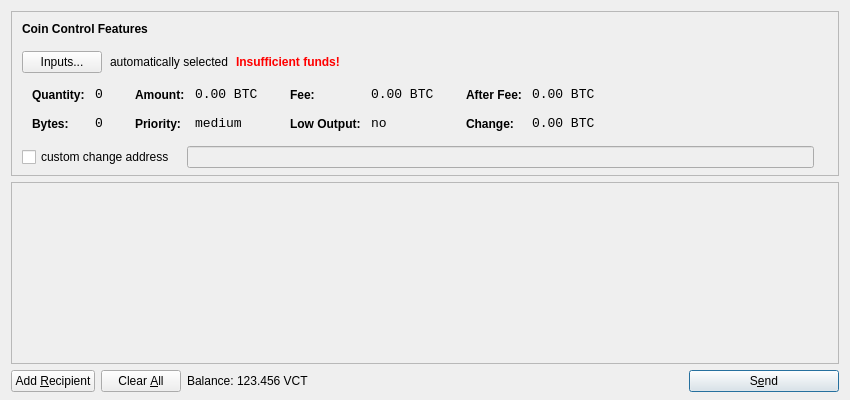
<?xml version="1.0" encoding="UTF-8"?>
<ui version="4.0">
 <class>SendCoinsDialog</class>
 <widget class="QDialog" name="SendCoinsDialog">
  <property name="geometry">
   <rect>
    <x>0</x>
    <y>0</y>
    <width>850</width>
    <height>400</height>
   </rect>
  </property>
  <property name="windowTitle">
   <string>Send Coins</string>
  </property>
  <layout class="QVBoxLayout" name="verticalLayout" stretch="0,1,0">
   <property name="bottomMargin">
    <number>8</number>
   </property>
   <item>
    <widget class="QFrame" name="frameCoinControl">
     <property name="sizePolicy">
      <sizepolicy hsizetype="Expanding" vsizetype="Expanding">
       <horstretch>0</horstretch>
       <verstretch>0</verstretch>
      </sizepolicy>
     </property>
     <property name="maximumSize">
      <size>
       <width>16777215</width>
       <height>16777215</height>
      </size>
     </property>
     <property name="frameShape">
      <enum>QFrame::StyledPanel</enum>
     </property>
     <property name="frameShadow">
      <enum>QFrame::Sunken</enum>
     </property>
     <layout class="QVBoxLayout" name="verticalLayoutCoinControl2">
      <property name="spacing">
       <number>-1</number>
      </property>
      <property name="leftMargin">
       <number>0</number>
      </property>
      <property name="topMargin">
       <number>0</number>
      </property>
      <property name="rightMargin">
       <number>0</number>
      </property>
      <property name="bottomMargin">
       <number>6</number>
      </property>
      <item>
       <layout class="QVBoxLayout" name="verticalLayoutCoinControl" stretch="0,0,0,0,1">
        <property name="spacing">
         <number>0</number>
        </property>
        <property name="leftMargin">
         <number>10</number>
        </property>
        <property name="topMargin">
         <number>10</number>
        </property>
        <item>
         <layout class="QHBoxLayout" name="horizontalLayoutCoinControl1">
          <property name="bottomMargin">
           <number>15</number>
          </property>
          <item>
           <widget class="QLabel" name="labelCoinControlFeatures">
            <property name="sizePolicy">
             <sizepolicy hsizetype="Preferred" vsizetype="Maximum">
              <horstretch>0</horstretch>
              <verstretch>0</verstretch>
             </sizepolicy>
            </property>
            <property name="font">
             <font>
              <weight>75</weight>
              <bold>true</bold>
             </font>
            </property>
            <property name="styleSheet">
             <string notr="true">font-weight:bold;</string>
            </property>
            <property name="text">
             <string>Coin Control Features</string>
            </property>
           </widget>
          </item>
         </layout>
        </item>
        <item>
         <layout class="QHBoxLayout" name="horizontalLayoutCoinControl2" stretch="0,0,0,0">
          <property name="spacing">
           <number>8</number>
          </property>
          <property name="bottomMargin">
           <number>10</number>
          </property>
          <item>
           <widget class="QPushButton" name="pushButtonCoinControl">
            <property name="styleSheet">
             <string notr="true"/>
            </property>
            <property name="text">
             <string>Inputs...</string>
            </property>
           </widget>
          </item>
          <item>
           <widget class="QLabel" name="labelCoinControlAutomaticallySelected">
            <property name="text">
             <string>automatically selected</string>
            </property>
            <property name="margin">
             <number>5</number>
            </property>
           </widget>
          </item>
          <item>
           <widget class="QLabel" name="labelCoinControlInsuffFunds">
            <property name="font">
             <font>
              <weight>75</weight>
              <bold>true</bold>
             </font>
            </property>
            <property name="styleSheet">
             <string notr="true">color:red;font-weight:bold;</string>
            </property>
            <property name="text">
             <string>Insufficient funds!</string>
            </property>
            <property name="margin">
             <number>5</number>
            </property>
           </widget>
          </item>
          <item>
           <spacer name="horizontalSpacerCoinControl">
            <property name="orientation">
             <enum>Qt::Horizontal</enum>
            </property>
            <property name="sizeHint" stdset="0">
             <size>
              <width>40</width>
              <height>1</height>
             </size>
            </property>
           </spacer>
          </item>
         </layout>
        </item>
        <item>
         <widget class="QWidget" name="widgetCoinControl" native="true">
          <property name="sizePolicy">
           <sizepolicy hsizetype="Preferred" vsizetype="Preferred">
            <horstretch>0</horstretch>
            <verstretch>0</verstretch>
           </sizepolicy>
          </property>
          <property name="minimumSize">
           <size>
            <width>0</width>
            <height>0</height>
           </size>
          </property>
          <property name="styleSheet">
           <string notr="true"/>
          </property>
          <layout class="QHBoxLayout" name="horizontalLayoutCoinControl5">
           <property name="margin">
            <number>0</number>
           </property>
           <item>
            <layout class="QHBoxLayout" name="horizontalLayoutCoinControl3" stretch="0,0,0,1">
             <property name="spacing">
              <number>20</number>
             </property>
             <property name="topMargin">
              <number>0</number>
             </property>
             <property name="bottomMargin">
              <number>10</number>
             </property>
             <item>
              <layout class="QFormLayout" name="formLayoutCoinControl1">
               <property name="horizontalSpacing">
                <number>10</number>
               </property>
               <property name="verticalSpacing">
                <number>14</number>
               </property>
               <property name="leftMargin">
                <number>10</number>
               </property>
               <property name="topMargin">
                <number>4</number>
               </property>
               <property name="rightMargin">
                <number>6</number>
               </property>
               <item row="0" column="0">
                <widget class="QLabel" name="labelCoinControlQuantityText">
                 <property name="styleSheet">
                  <string notr="true">font-weight:bold;</string>
                 </property>
                 <property name="text">
                  <string>Quantity:</string>
                 </property>
                 <property name="margin">
                  <number>0</number>
                 </property>
                </widget>
               </item>
               <item row="0" column="1">
                <widget class="QLabel" name="labelCoinControlQuantity">
                 <property name="font">
                  <font>
                   <family>Monospace</family>
                   <pointsize>10</pointsize>
                  </font>
                 </property>
                 <property name="cursor">
                  <cursorShape>IBeamCursor</cursorShape>
                 </property>
                 <property name="contextMenuPolicy">
                  <enum>Qt::ActionsContextMenu</enum>
                 </property>
                 <property name="text">
                  <string notr="true">0</string>
                 </property>
                 <property name="margin">
                  <number>0</number>
                 </property>
                 <property name="textInteractionFlags">
                  <set>Qt::LinksAccessibleByMouse|Qt::TextSelectableByKeyboard|Qt::TextSelectableByMouse</set>
                 </property>
                </widget>
               </item>
               <item row="1" column="0">
                <widget class="QLabel" name="labelCoinControlBytesText">
                 <property name="styleSheet">
                  <string notr="true">font-weight:bold;</string>
                 </property>
                 <property name="text">
                  <string>Bytes:</string>
                 </property>
                </widget>
               </item>
               <item row="1" column="1">
                <widget class="QLabel" name="labelCoinControlBytes">
                 <property name="font">
                  <font>
                   <family>Monospace</family>
                   <pointsize>10</pointsize>
                  </font>
                 </property>
                 <property name="cursor">
                  <cursorShape>IBeamCursor</cursorShape>
                 </property>
                 <property name="contextMenuPolicy">
                  <enum>Qt::ActionsContextMenu</enum>
                 </property>
                 <property name="text">
                  <string notr="true">0</string>
                 </property>
                 <property name="textInteractionFlags">
                  <set>Qt::LinksAccessibleByMouse|Qt::TextSelectableByKeyboard|Qt::TextSelectableByMouse</set>
                 </property>
                </widget>
               </item>
              </layout>
             </item>
             <item>
              <layout class="QFormLayout" name="formLayoutCoinControl2">
               <property name="horizontalSpacing">
                <number>10</number>
               </property>
               <property name="verticalSpacing">
                <number>14</number>
               </property>
               <property name="leftMargin">
                <number>6</number>
               </property>
               <property name="topMargin">
                <number>4</number>
               </property>
               <property name="rightMargin">
                <number>6</number>
               </property>
               <item row="0" column="0">
                <widget class="QLabel" name="labelCoinControlAmountText">
                 <property name="styleSheet">
                  <string notr="true">font-weight:bold;</string>
                 </property>
                 <property name="text">
                  <string>Amount:</string>
                 </property>
                 <property name="margin">
                  <number>0</number>
                 </property>
                </widget>
               </item>
               <item row="0" column="1">
                <widget class="QLabel" name="labelCoinControlAmount">
                 <property name="font">
                  <font>
                   <family>Monospace</family>
                   <pointsize>10</pointsize>
                  </font>
                 </property>
                 <property name="cursor">
                  <cursorShape>IBeamCursor</cursorShape>
                 </property>
                 <property name="contextMenuPolicy">
                  <enum>Qt::ActionsContextMenu</enum>
                 </property>
                 <property name="text">
                  <string notr="true">0.00 BTC</string>
                 </property>
                 <property name="textInteractionFlags">
                  <set>Qt::LinksAccessibleByMouse|Qt::TextSelectableByKeyboard|Qt::TextSelectableByMouse</set>
                 </property>
                </widget>
               </item>
               <item row="1" column="0">
                <widget class="QLabel" name="labelCoinControlPriorityText">
                 <property name="styleSheet">
                  <string notr="true">font-weight:bold;</string>
                 </property>
                 <property name="text">
                  <string>Priority:</string>
                 </property>
                </widget>
               </item>
               <item row="1" column="1">
                <widget class="QLabel" name="labelCoinControlPriority">
                 <property name="font">
                  <font>
                   <family>Monospace</family>
                   <pointsize>10</pointsize>
                  </font>
                 </property>
                 <property name="cursor">
                  <cursorShape>IBeamCursor</cursorShape>
                 </property>
                 <property name="contextMenuPolicy">
                  <enum>Qt::ActionsContextMenu</enum>
                 </property>
                 <property name="text">
                  <string>medium</string>
                 </property>
                 <property name="textInteractionFlags">
                  <set>Qt::LinksAccessibleByMouse|Qt::TextSelectableByKeyboard|Qt::TextSelectableByMouse</set>
                 </property>
                </widget>
               </item>
              </layout>
             </item>
             <item>
              <layout class="QFormLayout" name="formLayoutCoinControl3">
               <property name="horizontalSpacing">
                <number>10</number>
               </property>
               <property name="verticalSpacing">
                <number>14</number>
               </property>
               <property name="leftMargin">
                <number>6</number>
               </property>
               <property name="topMargin">
                <number>4</number>
               </property>
               <property name="rightMargin">
                <number>6</number>
               </property>
               <item row="0" column="0">
                <widget class="QLabel" name="labelCoinControlFeeText">
                 <property name="styleSheet">
                  <string notr="true">font-weight:bold;</string>
                 </property>
                 <property name="text">
                  <string>Fee:</string>
                 </property>
                 <property name="margin">
                  <number>0</number>
                 </property>
                </widget>
               </item>
               <item row="0" column="1">
                <widget class="QLabel" name="labelCoinControlFee">
                 <property name="font">
                  <font>
                   <family>Monospace</family>
                   <pointsize>10</pointsize>
                  </font>
                 </property>
                 <property name="cursor">
                  <cursorShape>IBeamCursor</cursorShape>
                 </property>
                 <property name="contextMenuPolicy">
                  <enum>Qt::ActionsContextMenu</enum>
                 </property>
                 <property name="text">
                  <string notr="true">0.00 BTC</string>
                 </property>
                 <property name="textInteractionFlags">
                  <set>Qt::LinksAccessibleByMouse|Qt::TextSelectableByKeyboard|Qt::TextSelectableByMouse</set>
                 </property>
                </widget>
               </item>
               <item row="1" column="0">
                <widget class="QLabel" name="labelCoinControlLowOutputText">
                 <property name="styleSheet">
                  <string notr="true">font-weight:bold;</string>
                 </property>
                 <property name="text">
                  <string>Low Output:</string>
                 </property>
                </widget>
               </item>
               <item row="1" column="1">
                <widget class="QLabel" name="labelCoinControlLowOutput">
                 <property name="font">
                  <font>
                   <family>Monospace</family>
                   <pointsize>10</pointsize>
                  </font>
                 </property>
                 <property name="cursor">
                  <cursorShape>IBeamCursor</cursorShape>
                 </property>
                 <property name="contextMenuPolicy">
                  <enum>Qt::ActionsContextMenu</enum>
                 </property>
                 <property name="text">
                  <string>no</string>
                 </property>
                 <property name="textInteractionFlags">
                  <set>Qt::LinksAccessibleByMouse|Qt::TextSelectableByKeyboard|Qt::TextSelectableByMouse</set>
                 </property>
                </widget>
               </item>
              </layout>
             </item>
             <item>
              <layout class="QFormLayout" name="formLayoutCoinControl4">
               <property name="horizontalSpacing">
                <number>10</number>
               </property>
               <property name="verticalSpacing">
                <number>14</number>
               </property>
               <property name="leftMargin">
                <number>6</number>
               </property>
               <property name="topMargin">
                <number>4</number>
               </property>
               <property name="rightMargin">
                <number>6</number>
               </property>
               <item row="0" column="0">
                <widget class="QLabel" name="labelCoinControlAfterFeeText">
                 <property name="styleSheet">
                  <string notr="true">font-weight:bold;</string>
                 </property>
                 <property name="text">
                  <string>After Fee:</string>
                 </property>
                 <property name="margin">
                  <number>0</number>
                 </property>
                </widget>
               </item>
               <item row="0" column="1">
                <widget class="QLabel" name="labelCoinControlAfterFee">
                 <property name="font">
                  <font>
                   <family>Monospace</family>
                   <pointsize>10</pointsize>
                  </font>
                 </property>
                 <property name="cursor">
                  <cursorShape>IBeamCursor</cursorShape>
                 </property>
                 <property name="contextMenuPolicy">
                  <enum>Qt::ActionsContextMenu</enum>
                 </property>
                 <property name="text">
                  <string notr="true">0.00 BTC</string>
                 </property>
                 <property name="textInteractionFlags">
                  <set>Qt::LinksAccessibleByMouse|Qt::TextSelectableByKeyboard|Qt::TextSelectableByMouse</set>
                 </property>
                </widget>
               </item>
               <item row="1" column="0">
                <widget class="QLabel" name="labelCoinControlChangeText">
                 <property name="styleSheet">
                  <string notr="true">font-weight:bold;</string>
                 </property>
                 <property name="text">
                  <string>Change:</string>
                 </property>
                </widget>
               </item>
               <item row="1" column="1">
                <widget class="QLabel" name="labelCoinControlChange">
                 <property name="font">
                  <font>
                   <family>Monospace</family>
                   <pointsize>10</pointsize>
                  </font>
                 </property>
                 <property name="cursor">
                  <cursorShape>IBeamCursor</cursorShape>
                 </property>
                 <property name="contextMenuPolicy">
                  <enum>Qt::ActionsContextMenu</enum>
                 </property>
                 <property name="text">
                  <string notr="true">0.00 BTC</string>
                 </property>
                 <property name="textInteractionFlags">
                  <set>Qt::LinksAccessibleByMouse|Qt::TextSelectableByKeyboard|Qt::TextSelectableByMouse</set>
                 </property>
                </widget>
               </item>
              </layout>
             </item>
            </layout>
           </item>
          </layout>
         </widget>
        </item>
        <item>
         <layout class="QHBoxLayout" name="horizontalLayoutCoinControl4" stretch="0,0,0">
          <property name="spacing">
           <number>12</number>
          </property>
          <property name="sizeConstraint">
           <enum>QLayout::SetDefaultConstraint</enum>
          </property>
          <property name="topMargin">
           <number>5</number>
          </property>
          <property name="rightMargin">
           <number>5</number>
          </property>
          <item>
           <widget class="QCheckBox" name="checkBoxCoinControlChange">
            <property name="text">
             <string>custom change address</string>
            </property>
           </widget>
          </item>
          <item>
           <widget class="QLineEdit" name="lineEditCoinControlChange">
            <property name="enabled">
             <bool>false</bool>
            </property>
            <property name="sizePolicy">
             <sizepolicy hsizetype="Expanding" vsizetype="Fixed">
              <horstretch>0</horstretch>
              <verstretch>0</verstretch>
             </sizepolicy>
            </property>
           </widget>
          </item>
          <item>
           <widget class="QLabel" name="labelCoinControlChangeLabel">
            <property name="sizePolicy">
             <sizepolicy hsizetype="Preferred" vsizetype="Expanding">
              <horstretch>0</horstretch>
              <verstretch>0</verstretch>
             </sizepolicy>
            </property>
            <property name="minimumSize">
             <size>
              <width>0</width>
              <height>0</height>
             </size>
            </property>
            <property name="text">
             <string/>
            </property>
            <property name="margin">
             <number>3</number>
            </property>
           </widget>
          </item>
         </layout>
        </item>
        <item>
         <spacer name="verticalSpacerCoinControl">
          <property name="orientation">
           <enum>Qt::Vertical</enum>
          </property>
          <property name="sizeHint" stdset="0">
           <size>
            <width>800</width>
            <height>1</height>
           </size>
          </property>
         </spacer>
        </item>
       </layout>
      </item>
     </layout>
    </widget>
   </item>
   <item>
    <widget class="QScrollArea" name="scrollArea">
     <property name="widgetResizable">
      <bool>true</bool>
     </property>
     <widget class="QWidget" name="scrollAreaWidgetContents">
      <property name="geometry">
       <rect>
        <x>0</x>
        <y>0</y>
        <width>830</width>
        <height>165</height>
       </rect>
      </property>
      <layout class="QVBoxLayout" name="verticalLayout_2">
       <property name="margin">
        <number>0</number>
       </property>
       <item>
        <layout class="QVBoxLayout" name="entries">
         <property name="spacing">
          <number>6</number>
         </property>
        </layout>
       </item>
       <item>
        <spacer name="verticalSpacer">
         <property name="orientation">
          <enum>Qt::Vertical</enum>
         </property>
         <property name="sizeHint" stdset="0">
          <size>
           <width>20</width>
           <height>40</height>
          </size>
         </property>
        </spacer>
       </item>
      </layout>
     </widget>
    </widget>
   </item>
   <item>
    <layout class="QHBoxLayout" name="horizontalLayout">
     <item>
      <widget class="QPushButton" name="addButton">
       <property name="toolTip">
        <string>Send to multiple recipients at once</string>
       </property>
       <property name="text">
        <string>Add &amp;Recipient</string>
       </property>
       <property name="icon">
        <iconset resource="../bitcoin.qrc">
         <normaloff>:/icons/add</normaloff>:/icons/add</iconset>
       </property>
       <property name="autoDefault">
        <bool>false</bool>
       </property>
      </widget>
     </item>
     <item>
      <widget class="QPushButton" name="clearButton">
       <property name="sizePolicy">
        <sizepolicy hsizetype="Minimum" vsizetype="Fixed">
         <horstretch>0</horstretch>
         <verstretch>0</verstretch>
        </sizepolicy>
       </property>
       <property name="toolTip">
        <string>Remove all transaction fields</string>
       </property>
       <property name="text">
        <string>Clear &amp;All</string>
       </property>
       <property name="icon">
        <iconset resource="../bitcoin.qrc">
         <normaloff>:/icons/remove</normaloff>:/icons/remove</iconset>
       </property>
       <property name="autoRepeatDelay">
        <number>300</number>
       </property>
       <property name="autoDefault">
        <bool>false</bool>
       </property>
      </widget>
     </item>
     <item>
      <layout class="QHBoxLayout" name="horizontalLayout_2">
       <property name="spacing">
        <number>3</number>
       </property>
       <item>
        <widget class="QLabel" name="label">
         <property name="text">
          <string>Balance:</string>
         </property>
        </widget>
       </item>
       <item>
        <widget class="QLabel" name="labelBalance">
         <property name="cursor">
          <cursorShape>IBeamCursor</cursorShape>
         </property>
         <property name="text">
          <string>123.456 VCT</string>
         </property>
         <property name="textInteractionFlags">
          <set>Qt::LinksAccessibleByMouse|Qt::TextSelectableByKeyboard|Qt::TextSelectableByMouse</set>
         </property>
        </widget>
       </item>
      </layout>
     </item>
     <item>
      <spacer name="horizontalSpacer">
       <property name="orientation">
        <enum>Qt::Horizontal</enum>
       </property>
       <property name="sizeHint" stdset="0">
        <size>
         <width>40</width>
         <height>20</height>
        </size>
       </property>
      </spacer>
     </item>
     <item>
      <widget class="QPushButton" name="sendButton">
       <property name="minimumSize">
        <size>
         <width>150</width>
         <height>0</height>
        </size>
       </property>
       <property name="toolTip">
        <string>Confirm the send action</string>
       </property>
       <property name="text">
        <string>S&amp;end</string>
       </property>
       <property name="icon">
        <iconset resource="../bitcoin.qrc">
         <normaloff>:/icons/send</normaloff>:/icons/send</iconset>
       </property>
       <property name="default">
        <bool>true</bool>
       </property>
      </widget>
     </item>
    </layout>
   </item>
  </layout>
 </widget>
 <resources>
  <include location="../bitcoin.qrc"/>
 </resources>
 <connections/>
</ui>
